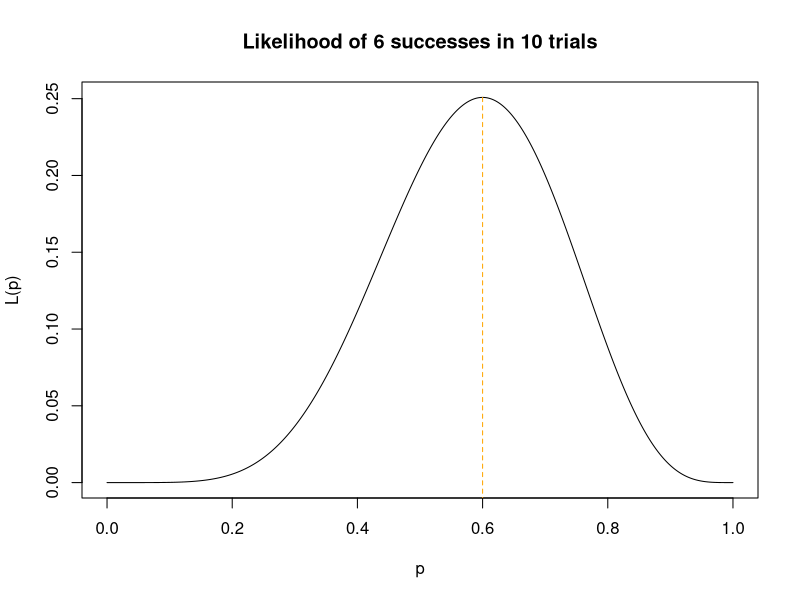
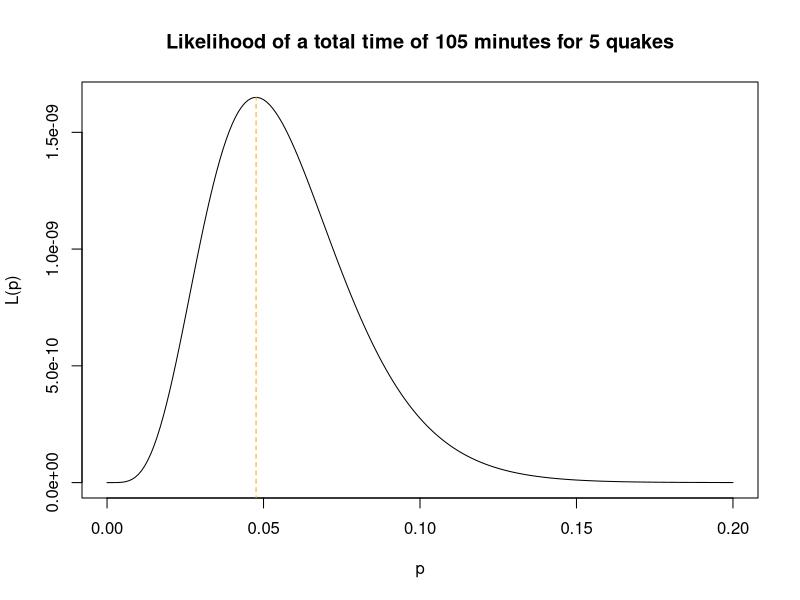

Generate these figures, in order, with R: (Note: this script raises an error after producing the figures.)
## ---- chunk 1
#| echo: true

p <- seq(0, 1, 0.001)

plot(
  p,
  dbinom(6, 10, p),
  type = "l",
  xlab = "p",
  ylab = "L(p)",
  main = "Likelihood of 6 successes in 10 trials"
)
segments(
  x0 = 0.6,
  x1 = 0.6,
  y0 = -1,
  y1 = dbinom(6, 10, 0.6),
  col = "orange",
  lty = 2
)
## ---- chunk 2
#| echo: true

x <- c(20, 37, 13, 10, 25)

xbar <- mean(x)

lambda <- seq(0, 0.2, 0.001)

plot(
  lambda,
  lambda^5 * exp(-lambda * sum(x)),
  type = "l",
  xlab = "p",
  ylab = "L(p)",
  main = "Likelihood of a total time of 105 minutes for 5 quakes"
)
segments(
  x0 = 1 / xbar,
  x1 = 1 / xbar,
  y0 = -1,
  y1 = (1 / xbar)^5 * exp(-(1 / xbar) * sum(x)),
  col = "orange",
  lty = 2
)
## ---- chunk 3
#| echo: false

k <- 3

outcomes <- expand.grid(1:k, 1:k, 1:k)


n_outcomes <- nrow(outcomes)

X <- rep(NA, n_outcomes)
Y <- rep(NA, n_outcomes)

for (i in 1:n_outcomes) {
  X[i] <- outcomes %>% slice(i) %>% unlist() %>% n_distinct()
  Y[i] <- sum(outcomes[i, ] == 1)
}

outcomes <- outcomes %>%
  bind_cols(X, Y)

names(outcomes) <- c(paste("box", 1:k, sep = ""), "X", "Y")

outcomes %>%
  kbl() %>%
  kable_styling(fixed_thead = TRUE)
## ---- chunk 4
library(dplyr)
library(knitr)
library(kableExtra)

k <- 3

outcomes <- expand.grid(1:k, 1:k, 1:k)


n_outcomes <- nrow(outcomes)

X <- rep(NA, n_outcomes)
Y <- rep(NA, n_outcomes)

for (i in 1:n_outcomes) {
  X[i] <- outcomes %>% slice(i) %>% unlist() %>% n_distinct()
  Y[i] <- sum(outcomes[i, ] == 1)
}

outcomes <- outcomes %>%
  bind_cols(X, Y)

names(outcomes) <- c(paste("box", 1:k, sep = ""), "X", "Y")

outcomes %>%
  kbl() %>%
  kable_styling(fixed_thead = TRUE)
## ---- chunk 5
#| echo: false

x <- c(1, 1, 2, 2, 2, 3)
y <- c(0, 3, 0, 1, 2, 1)
p <- c(2, 1, 6, 6, 6, 6) / 27


data.frame(x, y, p) %>%
  ggplot(aes(x = x, y = y, fill = p)) +
  geom_tile(colour = "grey50") +
  geom_text(aes(label = round(p, 3)), col = "white") +
  scale_x_continuous(breaks = 1:3) +
  labs(fill = "Probability") +
  theme_classic()
## ---- chunk 6
#| echo: false
#| eval: true

include_graphics("_graphics/spinner-hw-collector-joint.png")
## ---- chunk 7

# Number of repetitions
N_rep <- 10000

# Initialize place holders for X and Y
# Each of X and Y will eventually contain 10000 values
# but initially they are empty
X <- vector(length = N_rep)
Y <- vector(length = N_rep)


for (i in 1:N_rep) {
  # within the loop a single repetition is performed

  # simulate the 3 prizes
  outcome <- sample(1:3, size = 3, replace = TRUE)

  # find the number of distinct prizes
  x <- length(unique(outcome))

  # count the number of prize 1s
  y <- sum(outcome == 1)

  # record the values in X and Y
  X[i] <- x
  Y[i] <- y
}

# After the loop runs each of X and Y will have 10000 values

# X counts
table(X)

# Rough plot of approximate distribution of X
plot(table(X) / N_rep, xlab = "X", ylab = "Relative frequency")


# Y counts
table(Y)


# Rough plot of approximate distribution of Y
plot(table(Y) / N_rep, xlab = "Y", ylab = "Relative frequency")


# (X, Y) counts
table(X, Y)

# Approximate E(X)
mean(X)

# Approximate E(Y)
mean(Y)

# Approximate SD(X)
sd(X)

# Approximate SD(Y)
sd(Y)

# Approximate E(XY)
mean(X * Y)

# Approximate Cov(X, Y)
cov(X, Y)

# Approximate Corr(X, Y)
cor(X, Y)

# Approximate P(X = 3)
sum(X == 3) / N_rep

# Approximate P(X = 2, Y = 1)
sum((X == 2) * (Y == 1)) / N_rep
## ---- chunk 8
#| echo: false

x <- seq(30, 300, 0.01)

fx <- 1.5 * 30^1.5 * x^(-2.5)

plot(
  x,
  fx,
  type = "l",
  xlab = "x (thousand dollars)",
  ylab = "f(x)",
  xlim = c(0, 300)
)
segments(x0 = -10, x1 = 30, y0 = 0, y1 = 0)
